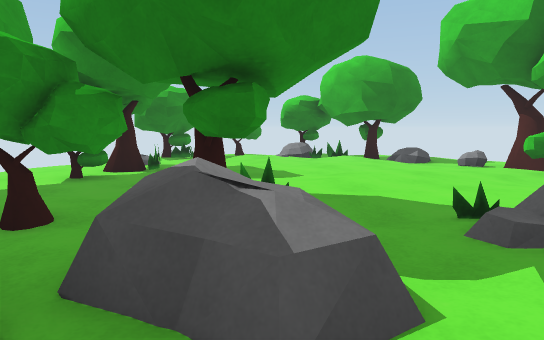
View 1 (above)

23 first-person views from a walk through a Unity game level. The camera is 1.3 m above the floor, tilts 6° down and sees 70° across. The floor is counted in squares, 1 m on a side. Each view is taken from the middle of a square. On the plan, view 1 faces up. The plan holds only what a view shows up to about 16 squares ahead; the rest is blank. The place goes on beyond the plan. Some animated figures are left out.

View 2
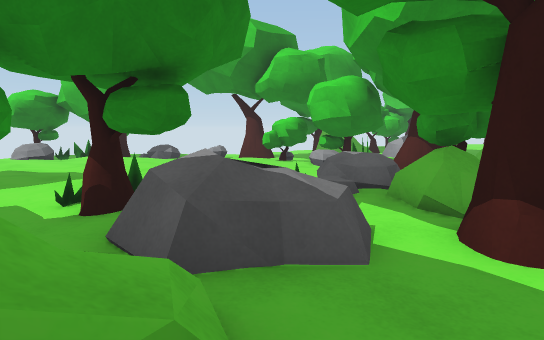

View 3
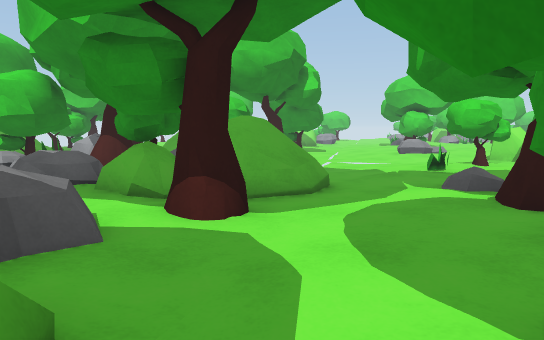

View 4
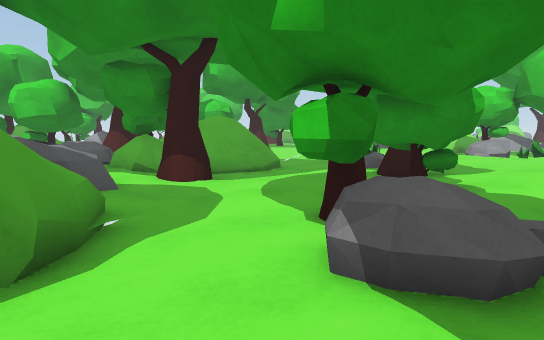

View 5
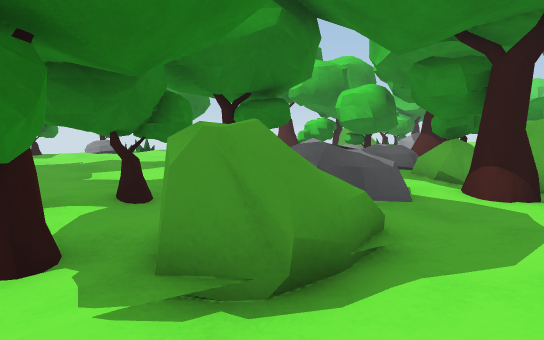

View 6
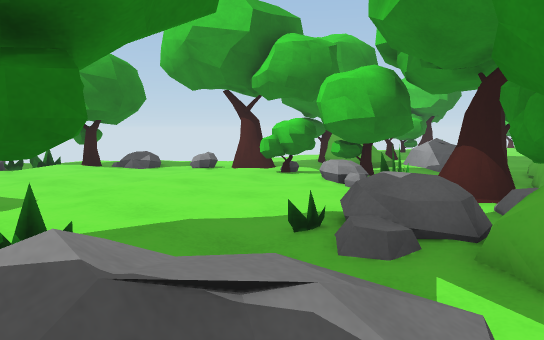

View 7
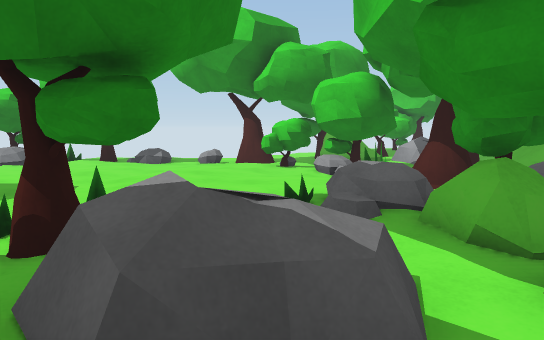

View 8
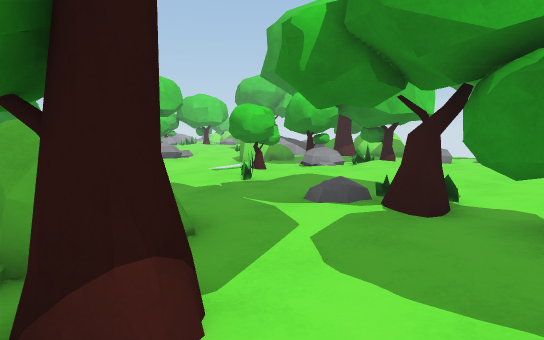

View 9
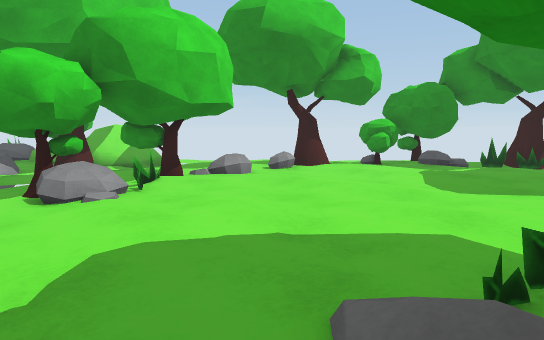

View 10
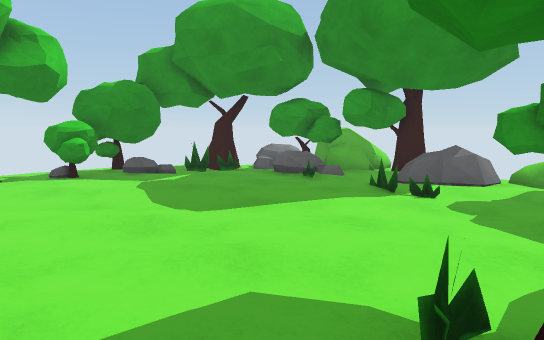

View 11
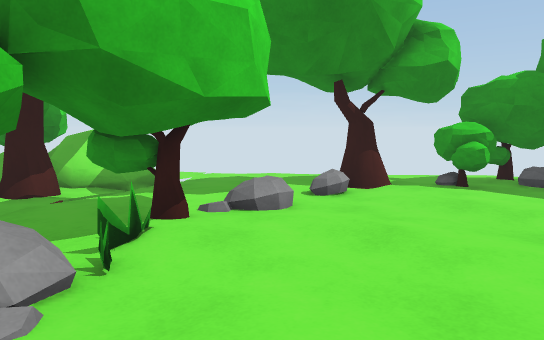

View 12
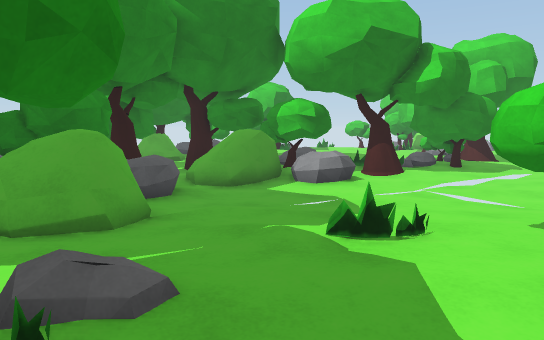

View 13
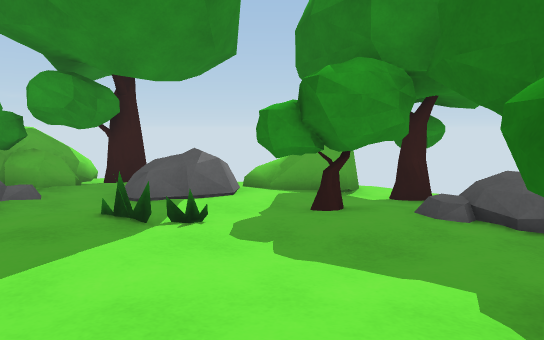

View 14
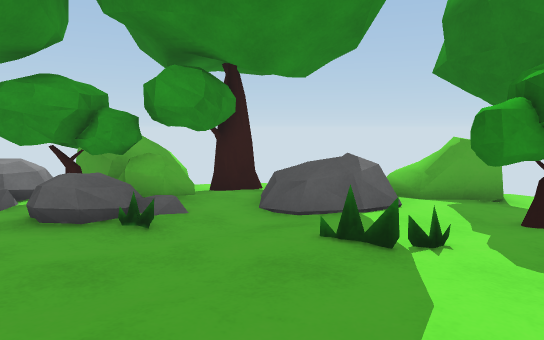

View 15
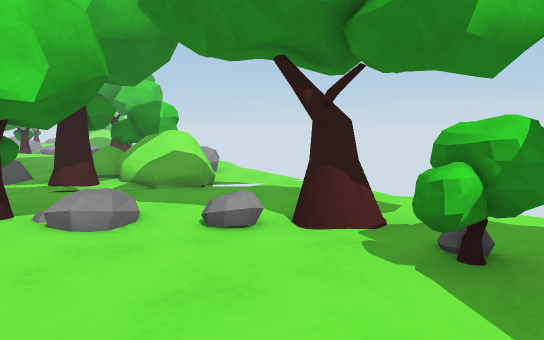

View 16
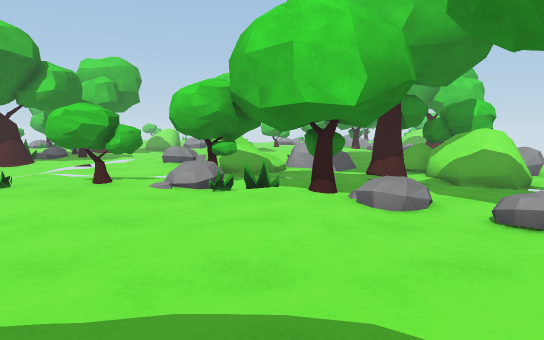

View 17
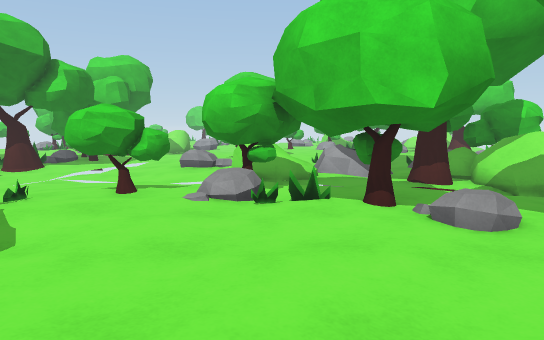

View 18
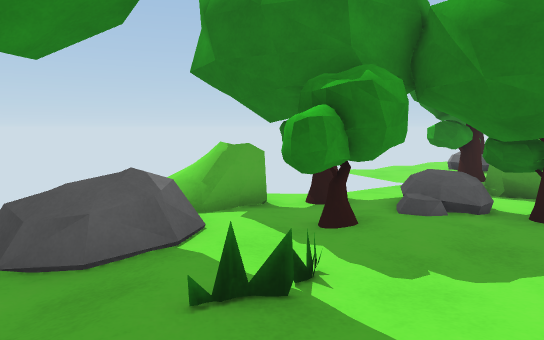

View 19
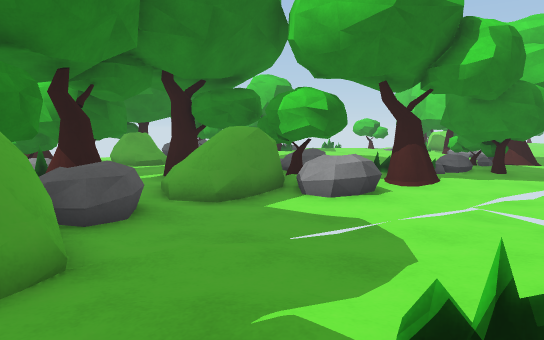

View 20
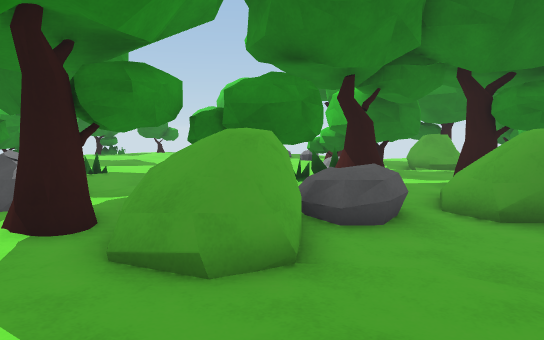

View 21
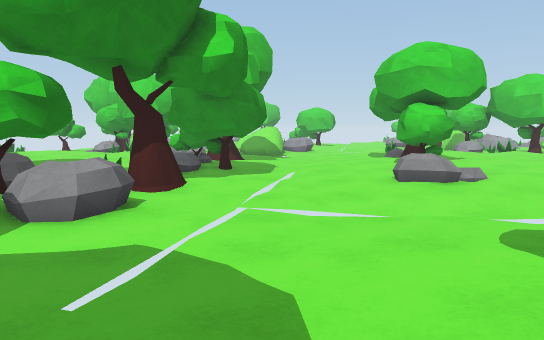

View 22
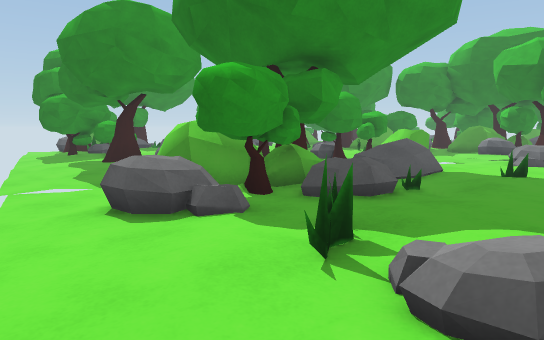

View 23
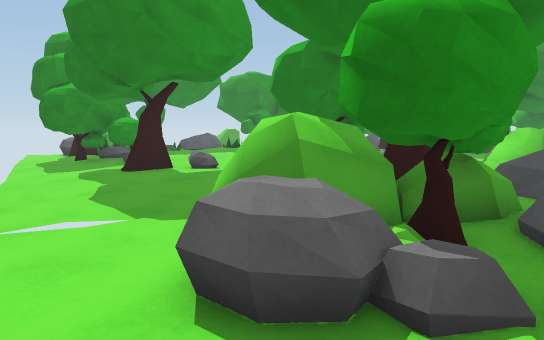

### Floor plan
Key: @ floor where view 1 was taken; # wall or solid block; x gap in a wall; . main floor; : floor 0.25 m higher than the main floor; - floor 0.25 m lower than the main floor; + floor 0.5 m higher than the main floor; * floor 1.25 m higher than the main floor; / step, stairs or slope; = window, fence, low wall or low ledge; ^ raised ledge; T thing the floor can be seen under or through; O other object.
Columns run from 9 left of view 1 to 21 right of it. Each row starts with its distance up from view 1.
 18           ##..
 17           ####.
 16     ###  :#####
 15     ##::::.:  #
 14      ::::::.:://..
 13      /:..:.:::..#.
 12  ...  :::::::....#=..
 11  ..::T::::::.::::/..=
 10   ..  :::::/::::^#..#= ##
  9     TT:::::::::.^T .##:
  8      :.::::::::.#TT .^^
  7      ...:::::::.#TTT.^^
  6      :::/#:/.::==..T    /:
  5    ^####x#..::.=#/.TT   .:
  4 .-  .## ^^..+x./#//=TT#    ::
  3 --.#### ^^=TT###=.=* ##=   ::
  2    #####.^=TT##^^.=####    ::
  1    --==/..#TT##=/--.^##     =
  0    -.....@..==#-----^^.# =# ^
 -1   -...##..../==///--.....####.+
 -2   #./^## .:.......-.--....##...
 -3  ###.TT###.:#../.....--///.....
 -4   #.TT:.#####:.=....---.-.-....
 -5  ##xTT:.:::=::::#:...--........
 -6  ==:TT..::::..:::#...-../......
 -7  .=^:::::::::.:::#..-..=^=.....
 -8   ^^=:=:::::::::/.......=  ####
 -9 ##^^./:::::::.:.###.##..:: ###
-10 ###...:::::::.::###.==..::.::
-11  ##::.::::/.:::####.## :...::
-12   ##/::::::..::###...^^/:=:::::
-13   ##/:::::::..O## ...^^=:=  :::
-14    #.=::.:::.......##=../:
-15    =##=##TT:.:.....###./.::
-16     #=###TTT#.....==##//.::
-17         #T ==....#=*###O:::
-18         #........#=####.:::
-19          .......---.^##.=.:
-20              .------^^...=/:
-21                  ---....../.
-22                      -....
-23                            .

Where each view was taken, in squares from view 1:
view 1: 0 up, 0 right, facing up
view 2: 0 up, 3 left, facing up-right
view 3: 0 up, 4 left, facing right
view 4: 1 down, 7 left, facing right
view 5: 1 down, 6 left, facing up-right
view 6: 2 up, 1 left, facing up-right
view 7: 1 up, 2 left, facing up-right
view 8: 2 up, 1 left, facing down-right
view 9: 2 down, 4 right, facing down
view 10: 4 down, 4 right, facing down-left
view 11: 6 down, 5 right, facing down
view 12: 7 down, 2 right, facing up-right
view 13: 6 down, 2 right, facing left
view 14: 9 down, 1 right, facing left
view 15: 11 down, 1 left, facing down-right
view 16: 11 down, 2 left, facing right
view 17: 10 down, 1 left, facing right
view 18: 10 down, 1 left, facing up-left
view 19: 5 down, 4 right, facing up-right
view 20: 5 down, 5 right, facing up
view 21: 3 down, 5 right, facing right
view 22: 23 down, 18 right, facing up-left
view 23: 22 down, 14 right, facing up-left
